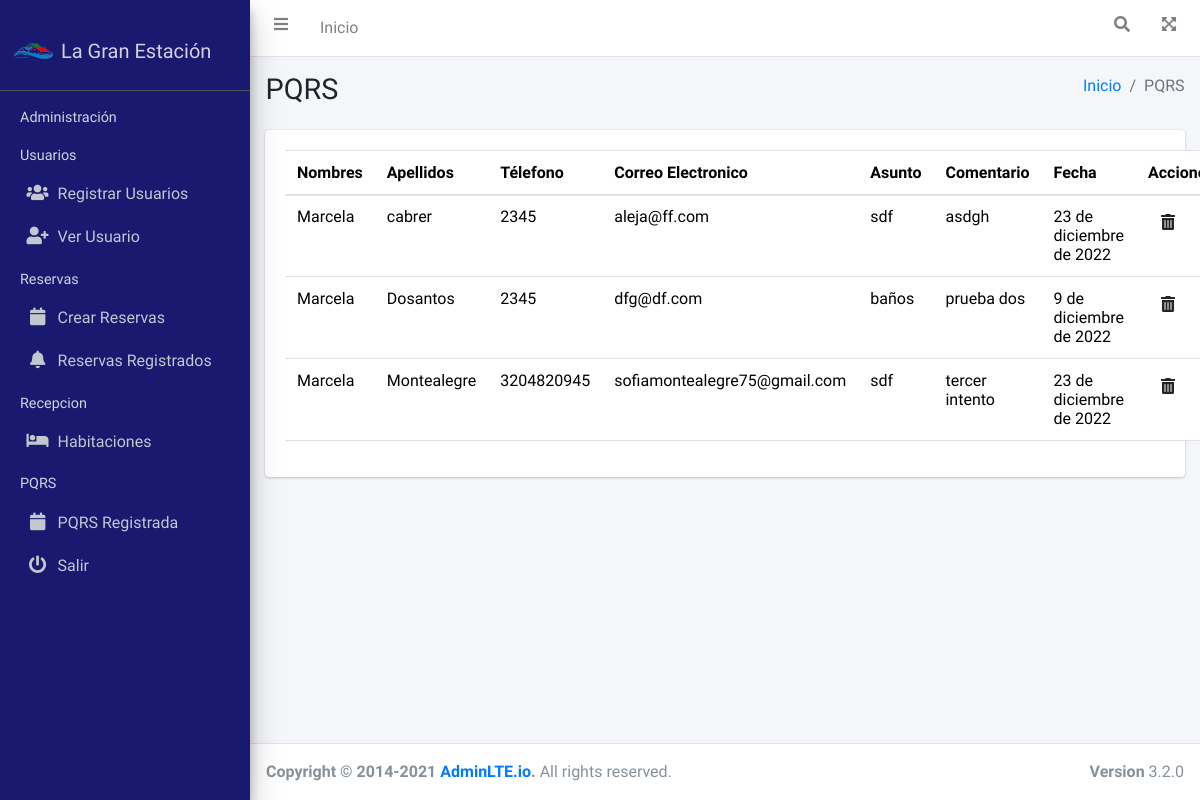
Before: /pqrs/ with the older database file.
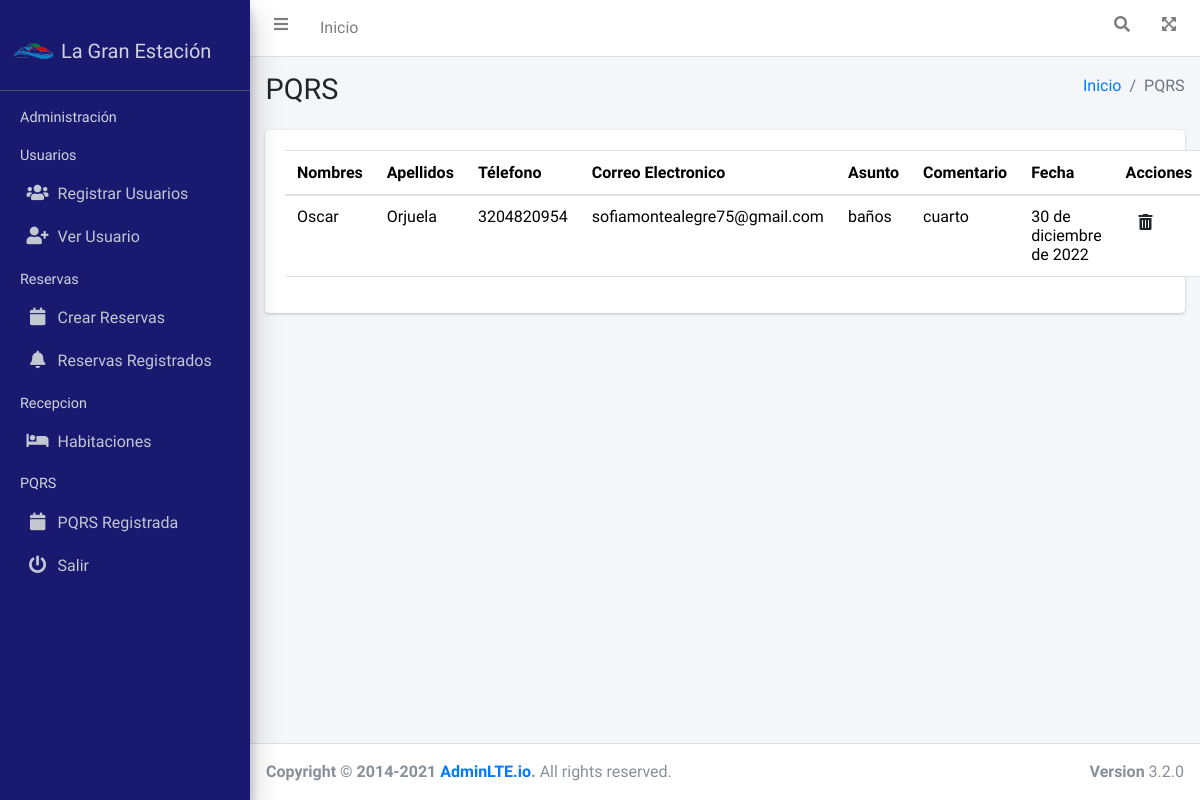
After: the same page with the newer database file.
### pqrs/models.py (models this page shows)
class PQRS(models.Model):
    nombres=models.CharField(max_length=45, verbose_name="Nombres",blank=True)
    apellidos=models.CharField(max_length=50, verbose_name="Apellidos",blank=True)
    telefono=models.CharField(max_length=15, verbose_name="Teléfono",blank=True)
    email=models.CharField(max_length=50, verbose_name="Correo Electronico", blank=True)
    asunto=models.CharField(max_length=45, verbose_name="Asunto")
    comentarioCliente=models.CharField(max_length=250, verbose_name="Comentario")
    fechaCreacion=models.DateField(verbose_name="Fecha", help_text=u"MM/DA/AAAA")
    class Estado(models.TextChoices):
        ACTIVO=1, _('Activo')
        INACTIVO=0, _('Inactivo')
    estado=models.CharField(max_length=1, choices=Estado.choices, default=Estado.ACTIVO, verbose_name="Estado")

### pqrs/views.py (the view)
# urls.py: path('pqrs/',include('pqrs.urls')),
def pqrs(request):
    titulo="PQRS"
    form= PQRSForms()
    pqrs=PQRS.objects.all()
    context={
        'titulo':titulo,
        'pqrs':pqrs,
        'form':form
    }
    return render(request,'pqrs/pqrs.html',context)

### General/templates/pqrs/pqrs.html (shortened to what this page needs)
{% extends 'partials/bodyAdmin.html' %}
{% load static %}
{% block contenido %}
<div class="container">
    <div class="card">
        <div class="card-body">
        <div id="example1_wrapper" class="dataTables_wrapper dt-bootstrap4">
            <table id="tabla-general" class="table">
                <thead>
                    <th scope="col">Nombres</th>
                    <th scope="col">Apellidos</th>
                    <th scope="col">Télefono</th>
                    <th scope="col">Correo Electronico</th>
                    <th scope="col">Asunto</th>
                    <th scope="col">Comentario</th>
                    <th scope="col">Fecha</th>
                    <th scope="col">Acciones</th>
                </thead>
                <tbody>
            {% for PQRS in pqrs %}
            <tr>
            {% if PQRS.estado == '1' %}
                <td>{{PQRS.nombres}}</td>
                <td>{{PQRS.apellidos}}</td>
                <td>{{PQRS.telefono}}</td>
                <td>{{PQRS.email}}</td>
                <td>{{PQRS.asunto}}</td>
                <td>{{PQRS.comentarioCliente}}</td>
                <td>{{PQRS.fechaCreacion}}</td>
                <td >
                    <a class="btn btn-" href="{% url 'pqrs-eliminar' PQRS.id %}"><i class="fas  fa-trash-alt"></i></td>
                    {% endif %}
            </tr>
            {% endfor %}
                </tbody>
            </table>
        </div>
        </div>
    </div>
</div>
{% endblock contenido %}

Changed rows visible on the page:
no longer on this page (row edited): PQRS: nombres "Marcela", apellidos "cabrer", telefono "2345", email "aleja@ff.com", asunto "sdf", comentarioCliente "asdgh", fechaCreacion "23 de diciembre de 2022"
no longer on this page (row edited): PQRS: nombres "Marcela", apellidos "Dosantos", telefono "2345", email "dfg@df.com", asunto "baños", comentarioCliente "prueba dos", fechaCreacion "9 de diciembre de 2022"
no longer on this page (row edited): PQRS: nombres "Marcela", apellidos "Montealegre", telefono "3204820945", email "sofiamontealegre75@gmail.com", asunto "sdf", comentarioCliente "tercer intento", fechaCreacion "23 de diciembre de 2022"
added PQRS: nombres "Oscar", apellidos "Orjuela", telefono "3204820954", email "sofiamontealegre75@gmail.com", asunto "baños", comentarioCliente "cuarto", fechaCreacion "30 de diciembre de 2022"
